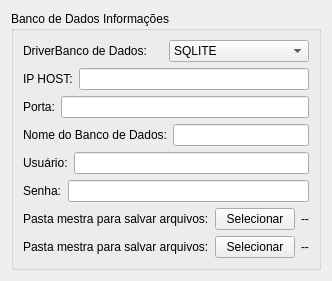
     <widget class="QWidget" name="tab_7">
      <attribute name="title">
       <string>Banco de Dados</string>
      </attribute>
      <layout class="QVBoxLayout" name="verticalLayout_4">
       <item>
        <widget class="QGroupBox" name="groupBox_3">
         <property name="title">
          <string>Banco de Dados Informações</string>
         </property>
         <layout class="QVBoxLayout" name="verticalLayout_11">
          <item>
           <layout class="QVBoxLayout" name="verticalLayout_5">
            <item>
             <layout class="QHBoxLayout" name="horizontalLayout_8">
              <item>
               <widget class="QLabel" name="label_42">
                <property name="text">
                 <string>DriverBanco de Dados:</string>
                </property>
               </widget>
              </item>
              <item>
               <widget class="QComboBox" name="CBox_DBDriver">
                <item>
                 <property name="text">
                  <string>SQLITE</string>
                 </property>
                </item>
                <item>
                 <property name="text">
                  <string>PostgreSQL</string>
                 </property>
                </item>
               </widget>
              </item>
             </layout>
            </item>
            <item>
             <layout class="QHBoxLayout" name="horizontalLayout">
              <item>
               <widget class="QLabel" name="Lbl_DBIPHost">
                <property name="text">
                 <string>IP HOST:</string>
                </property>
               </widget>
              </item>
              <item>
               <widget class="QLineEdit" name="Ledit_DbIPHost"/>
              </item>
             </layout>
            </item>
            <item>
             <layout class="QHBoxLayout" name="horizontalLayout_2">
              <item>
               <widget class="QLabel" name="Lbl_DBPort">
                <property name="text">
                 <string>Porta:</string>
                </property>
               </widget>
              </item>
              <item>
               <widget class="QLineEdit" name="Ledit_DBPort"/>
              </item>
             </layout>
            </item>
            <item>
             <layout class="QHBoxLayout" name="horizontalLayout_3">
              <item>
               <widget class="QLabel" name="Lbl_DBName">
                <property name="text">
                 <string>Nome do Banco de Dados:</string>
                </property>
               </widget>
              </item>
              <item>
               <widget class="QLineEdit" name="Ledit_DBName"/>
              </item>
             </layout>
            </item>
            <item>
             <layout class="QHBoxLayout" name="horizontalLayout_4">
              <item>
               <widget class="QLabel" name="Lbl_DBUser">
                <property name="text">
                 <string>Usuário:</string>
                </property>
               </widget>
              </item>
              <item>
               <widget class="QLineEdit" name="Ledit_DBUser"/>
              </item>
             </layout>
            </item>
            <item>
             <layout class="QHBoxLayout" name="horizontalLayout_5">
              <item>
               <widget class="QLabel" name="Lbl_DBSenha">
                <property name="text">
                 <string>Senha:</string>
                </property>
               </widget>
              </item>
              <item>
               <widget class="QLineEdit" name="Ledit_DBSenha"/>
              </item>
             </layout>
            </item>
            <item>
             <layout class="QHBoxLayout" name="horizontalLayout_6">
              <item>
               <widget class="QLabel" name="Lbl_DBPastaSqlite">
                <property name="text">
                 <string>Pasta mestra para salvar arquivos:</string>
                </property>
               </widget>
              </item>
              <item>
               <widget class="QPushButton" name="Btn_DBSqlitePasta">
                <property name="text">
                 <string>Selecionar</string>
                </property>
               </widget>
              </item>
              <item>
               <widget class="QLabel" name="Lbl_DBPathPastaSqlite">
                <property name="text">
                 <string>--</string>
                </property>
               </widget>
              </item>
             </layout>
            </item>
            <item>
             <layout class="QHBoxLayout" name="horizontalLayout_9">
              <item>
               <widget class="QLabel" name="Lbl_DBPastaPostgre">
                <property name="text">
                 <string>Pasta mestra para salvar arquivos:</string>
                </property>
               </widget>
              </item>
              <item>
               <widget class="QPushButton" name="Btn_DBPostgrePasta">
                <property name="text">
                 <string>Selecionar</string>
                </property>
               </widget>
              </item>
              <item>
               <widget class="QLabel" name="Lbl_DBPathPastaPostgre">
                <property name="text">
                 <string>--</string>
                </property>
               </widget>
              </item>
             </layout>
            </item>
           </layout>
          </item>
         </layout>
        </widget>
       </item>
      </layout>
     </widget>
